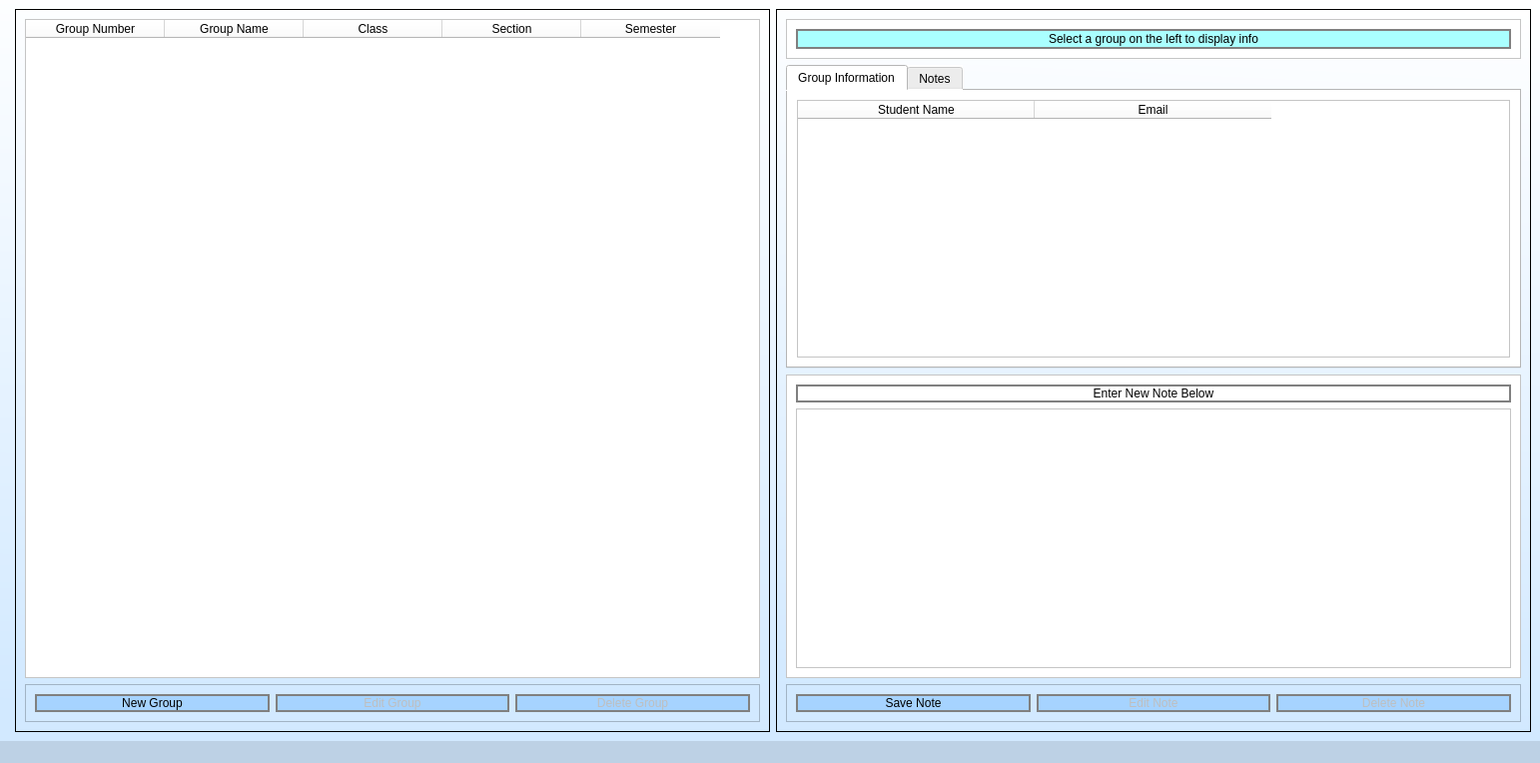
<?xml version="1.0" encoding="UTF-8"?>
<ui version="4.0">
 <class>MainWindow</class>
 <widget class="QMainWindow" name="MainWindow">
  <property name="geometry">
   <rect>
    <x>0</x>
    <y>0</y>
    <width>1542</width>
    <height>764</height>
   </rect>
  </property>
  <property name="windowTitle">
   <string>MainWindow</string>
  </property>
  <property name="styleSheet">
   <string notr="true">background-color: qlineargradient(spread:pad, x1:0.95, y1:1, x2:1, y2:0, stop:0 rgb(210, 233, 255), stop:1 rgba(255, 255, 255, 255));
</string>
  </property>
  <widget class="QWidget" name="centralwidget">
   <layout class="QHBoxLayout" name="horizontalLayout">
    <item>
     <widget class="QFrame" name="main_body">
      <property name="frameShape">
       <enum>QFrame::StyledPanel</enum>
      </property>
      <property name="frameShadow">
       <enum>QFrame::Raised</enum>
      </property>
     </widget>
    </item>
    <item>
     <widget class="QStackedWidget" name="groups_stack">
      <property name="minimumSize">
       <size>
        <width>50</width>
        <height>0</height>
       </size>
      </property>
      <property name="styleSheet">
       <string notr="true"/>
      </property>
      <property name="frameShape">
       <enum>QFrame::StyledPanel</enum>
      </property>
      <property name="frameShadow">
       <enum>QFrame::Raised</enum>
      </property>
      <property name="currentIndex">
       <number>0</number>
      </property>
      <widget class="QWidget" name="group_viewer">
       <layout class="QVBoxLayout" name="verticalLayout_2">
        <item>
         <widget class="QTableWidget" name="group_table">
          <property name="sizePolicy">
           <sizepolicy hsizetype="Expanding" vsizetype="Expanding">
            <horstretch>0</horstretch>
            <verstretch>0</verstretch>
           </sizepolicy>
          </property>
          <property name="minimumSize">
           <size>
            <width>50</width>
            <height>0</height>
           </size>
          </property>
          <property name="maximumSize">
           <size>
            <width>16777215</width>
            <height>16776413</height>
           </size>
          </property>
          <property name="styleSheet">
           <string notr="true">background-color: rgb(255, 255, 255);
font: 75 15pt &quot;Arial&quot;;</string>
          </property>
          <property name="editTriggers">
           <set>QAbstractItemView::NoEditTriggers</set>
          </property>
          <property name="alternatingRowColors">
           <bool>true</bool>
          </property>
          <property name="selectionMode">
           <enum>QAbstractItemView::SingleSelection</enum>
          </property>
          <property name="selectionBehavior">
           <enum>QAbstractItemView::SelectRows</enum>
          </property>
          <property name="showGrid">
           <bool>true</bool>
          </property>
          <property name="gridStyle">
           <enum>Qt::SolidLine</enum>
          </property>
          <property name="sortingEnabled">
           <bool>true</bool>
          </property>
          <property name="cornerButtonEnabled">
           <bool>true</bool>
          </property>
          <attribute name="horizontalHeaderVisible">
           <bool>true</bool>
          </attribute>
          <attribute name="horizontalHeaderCascadingSectionResizes">
           <bool>false</bool>
          </attribute>
          <attribute name="horizontalHeaderDefaultSectionSize">
           <number>139</number>
          </attribute>
          <attribute name="horizontalHeaderMinimumSectionSize">
           <number>50</number>
          </attribute>
          <attribute name="horizontalHeaderShowSortIndicator" stdset="0">
           <bool>true</bool>
          </attribute>
          <attribute name="horizontalHeaderStretchLastSection">
           <bool>false</bool>
          </attribute>
          <attribute name="verticalHeaderVisible">
           <bool>false</bool>
          </attribute>
          <attribute name="verticalHeaderCascadingSectionResizes">
           <bool>false</bool>
          </attribute>
          <attribute name="verticalHeaderShowSortIndicator" stdset="0">
           <bool>true</bool>
          </attribute>
          <column>
           <property name="text">
            <string>Group Number</string>
           </property>
          </column>
          <column>
           <property name="text">
            <string>Group Name</string>
           </property>
          </column>
          <column>
           <property name="text">
            <string>Class</string>
           </property>
          </column>
          <column>
           <property name="text">
            <string>Section</string>
           </property>
          </column>
          <column>
           <property name="text">
            <string>Semester</string>
           </property>
          </column>
         </widget>
        </item>
        <item>
         <widget class="QFrame" name="group_btn_frame">
          <property name="maximumSize">
           <size>
            <width>16777215</width>
            <height>200</height>
           </size>
          </property>
          <property name="styleSheet">
           <string notr="true">background-color: rgb(210, 233, 255);</string>
          </property>
          <property name="frameShape">
           <enum>QFrame::StyledPanel</enum>
          </property>
          <property name="frameShadow">
           <enum>QFrame::Raised</enum>
          </property>
          <layout class="QHBoxLayout" name="horizontalLayout_2">
           <item>
            <widget class="QPushButton" name="new_group_btn">
             <property name="styleSheet">
              <string notr="true">font: 13pt &quot;Arial&quot;;
background-color: rgb(166, 211, 255);
border: 2px solid gray;
border-radius: 10px;
padding: 0 8px;</string>
             </property>
             <property name="text">
              <string>New Group</string>
             </property>
            </widget>
           </item>
           <item>
            <widget class="QPushButton" name="edit_group_btn">
             <property name="enabled">
              <bool>false</bool>
             </property>
             <property name="styleSheet">
              <string notr="true">font: 13pt &quot;Arial&quot;;
background-color: rgb(166, 211, 255);
border: 2px solid gray;
border-radius: 10px;
padding: 0 8px;</string>
             </property>
             <property name="text">
              <string>Edit Group</string>
             </property>
            </widget>
           </item>
           <item>
            <widget class="QPushButton" name="remove_group_btn">
             <property name="enabled">
              <bool>false</bool>
             </property>
             <property name="styleSheet">
              <string notr="true">font: 13pt &quot;Arial&quot;;
background-color: rgb(166, 211, 255);
border: 2px solid gray;
border-radius: 10px;
padding: 0 8px;</string>
             </property>
             <property name="text">
              <string>Delete Group</string>
             </property>
            </widget>
           </item>
          </layout>
         </widget>
        </item>
       </layout>
      </widget>
      <widget class="QWidget" name="group_manager">
       <layout class="QVBoxLayout" name="verticalLayout">
        <item>
         <widget class="QFrame" name="f_group_manager">
          <property name="frameShape">
           <enum>QFrame::StyledPanel</enum>
          </property>
          <property name="frameShadow">
           <enum>QFrame::Raised</enum>
          </property>
          <layout class="QVBoxLayout" name="verticalLayout_5">
           <item>
            <widget class="QLabel" name="title_label">
             <property name="maximumSize">
              <size>
               <width>16777215</width>
               <height>150</height>
              </size>
             </property>
             <property name="font">
              <font>
               <family>Arial</family>
               <pointsize>22</pointsize>
               <weight>9</weight>
               <italic>false</italic>
               <bold>false</bold>
              </font>
             </property>
             <property name="styleSheet">
              <string notr="true">background-color: qlineargradient(spread:pad, x1:0, y1:0, x2:0, y2:0, stop:0 rgba(0, 0, 0, 0), stop:1 rgba(255, 255, 255, 255));
font: 75 22pt &quot;Arial&quot;;</string>
             </property>
             <property name="text">
              <string>Create Group</string>
             </property>
             <property name="alignment">
              <set>Qt::AlignCenter</set>
             </property>
            </widget>
           </item>
           <item>
            <widget class="QFrame" name="f_group_fields">
             <property name="styleSheet">
              <string notr="true">background-color: rgb(241, 248, 255);
</string>
             </property>
             <property name="frameShape">
              <enum>QFrame::StyledPanel</enum>
             </property>
             <property name="frameShadow">
              <enum>QFrame::Raised</enum>
             </property>
             <layout class="QGridLayout" name="gridLayout">
              <item row="4" column="0">
               <widget class="QFrame" name="f_group_name">
                <property name="styleSheet">
                 <string notr="true">background-color: qlineargradient(spread:pad, x1:0, y1:0, x2:0, y2:0, stop:0 rgba(0, 0, 0, 0), stop:1 rgba(255, 255, 255, 255));</string>
                </property>
                <property name="frameShape">
                 <enum>QFrame::StyledPanel</enum>
                </property>
                <property name="frameShadow">
                 <enum>QFrame::Raised</enum>
                </property>
                <layout class="QHBoxLayout" name="horizontalLayout_4">
                 <item>
                  <widget class="QLabel" name="group_name_label">
                   <property name="styleSheet">
                    <string notr="true">background-color: qlineargradient(spread:pad, x1:0, y1:0, x2:0, y2:0, stop:0 rgba(0, 0, 0, 0), stop:1 rgba(255, 255, 255, 255));
font: 75 14pt &quot;Arial&quot;;</string>
                   </property>
                   <property name="text">
                    <string>Group Name</string>
                   </property>
                  </widget>
                 </item>
                 <item>
                  <widget class="QLineEdit" name="group_name">
                   <property name="styleSheet">
                    <string notr="true">background-color: rgb(255, 255, 255);
border-color: rgb(0, 0, 0);</string>
                   </property>
                  </widget>
                 </item>
                </layout>
               </widget>
              </item>
              <item row="6" column="0">
               <widget class="QFrame" name="f_meeting_time">
                <property name="styleSheet">
                 <string notr="true">background-color: qlineargradient(spread:pad, x1:0, y1:0, x2:0, y2:0, stop:0 rgba(0, 0, 0, 0), stop:1 rgba(255, 255, 255, 255));</string>
                </property>
                <property name="frameShape">
                 <enum>QFrame::StyledPanel</enum>
                </property>
                <property name="frameShadow">
                 <enum>QFrame::Raised</enum>
                </property>
                <layout class="QHBoxLayout" name="horizontalLayout_8">
                 <item>
                  <widget class="QLabel" name="metting_time_label">
                   <property name="maximumSize">
                    <size>
                     <width>120</width>
                     <height>16777215</height>
                    </size>
                   </property>
                   <property name="styleSheet">
                    <string notr="true">background-color: qlineargradient(spread:pad, x1:0, y1:0, x2:0, y2:0, stop:0 rgba(0, 0, 0, 0), stop:1 rgba(255, 255, 255, 255));
font: 75 14pt &quot;Arial&quot;;</string>
                   </property>
                   <property name="text">
                    <string>Meeting Time</string>
                   </property>
                  </widget>
                 </item>
                 <item>
                  <widget class="QTimeEdit" name="meeting_time">
                   <property name="styleSheet">
                    <string notr="true">background-color: rgb(255, 255, 255);
font: 75 10pt &quot;Arial&quot;;</string>
                   </property>
                  </widget>
                 </item>
                </layout>
               </widget>
              </item>
              <item row="4" column="1">
               <widget class="QFrame" name="f_group_number">
                <property name="styleSheet">
                 <string notr="true">background-color: qlineargradient(spread:pad, x1:0, y1:0, x2:0, y2:0, stop:0 rgba(0, 0, 0, 0), stop:1 rgba(255, 255, 255, 255));</string>
                </property>
                <property name="frameShape">
                 <enum>QFrame::StyledPanel</enum>
                </property>
                <property name="frameShadow">
                 <enum>QFrame::Raised</enum>
                </property>
                <layout class="QHBoxLayout" name="horizontalLayout_5">
                 <item>
                  <widget class="QLabel" name="group_number_label">
                   <property name="styleSheet">
                    <string notr="true">background-color: qlineargradient(spread:pad, x1:0, y1:0, x2:0, y2:0, stop:0 rgba(0, 0, 0, 0), stop:1 rgba(255, 255, 255, 255));
font: 75 14pt &quot;Arial&quot;;</string>
                   </property>
                   <property name="text">
                    <string>Group Number</string>
                   </property>
                  </widget>
                 </item>
                 <item>
                  <widget class="QLineEdit" name="group_number">
                   <property name="styleSheet">
                    <string notr="true">background-color: rgb(255, 255, 255);</string>
                   </property>
                   <property name="inputMethodHints">
                    <set>Qt::ImhPreferNumbers</set>
                   </property>
                  </widget>
                 </item>
                </layout>
               </widget>
              </item>
              <item row="6" column="1">
               <widget class="QFrame" name="f_class_section">
                <property name="styleSheet">
                 <string notr="true">background-color: qlineargradient(spread:pad, x1:0, y1:0, x2:0, y2:0, stop:0 rgba(0, 0, 0, 0), stop:1 rgba(255, 255, 255, 255));</string>
                </property>
                <property name="frameShape">
                 <enum>QFrame::StyledPanel</enum>
                </property>
                <property name="frameShadow">
                 <enum>QFrame::Raised</enum>
                </property>
                <layout class="QHBoxLayout" name="horizontalLayout_9">
                 <item>
                  <widget class="QLabel" name="section_number_label">
                   <property name="styleSheet">
                    <string notr="true">background-color: qlineargradient(spread:pad, x1:0, y1:0, x2:0, y2:0, stop:0 rgba(0, 0, 0, 0), stop:1 rgba(255, 255, 255, 255));
font: 75 14pt &quot;Arial&quot;;</string>
                   </property>
                   <property name="text">
                    <string>Section (ex. 001)</string>
                   </property>
                  </widget>
                 </item>
                 <item>
                  <widget class="QLineEdit" name="class_section">
                   <property name="styleSheet">
                    <string notr="true">background-color: rgb(255, 255, 255);</string>
                   </property>
                  </widget>
                 </item>
                </layout>
               </widget>
              </item>
              <item row="5" column="0">
               <widget class="QFrame" name="f_meeting_day">
                <property name="styleSheet">
                 <string notr="true">background-color: qlineargradient(spread:pad, x1:0, y1:0, x2:0, y2:0, stop:0 rgba(0, 0, 0, 0), stop:1 rgba(255, 255, 255, 255));</string>
                </property>
                <property name="frameShape">
                 <enum>QFrame::StyledPanel</enum>
                </property>
                <property name="frameShadow">
                 <enum>QFrame::Raised</enum>
                </property>
                <layout class="QHBoxLayout" name="horizontalLayout_6">
                 <item>
                  <widget class="QLabel" name="meeting_day_label">
                   <property name="maximumSize">
                    <size>
                     <width>120</width>
                     <height>16777215</height>
                    </size>
                   </property>
                   <property name="styleSheet">
                    <string notr="true">background-color: qlineargradient(spread:pad, x1:0, y1:0, x2:0, y2:0, stop:0 rgba(0, 0, 0, 0), stop:1 rgba(255, 255, 255, 255));
font: 75 14pt &quot;Arial&quot;;</string>
                   </property>
                   <property name="text">
                    <string>Meeting Day</string>
                   </property>
                  </widget>
                 </item>
                 <item>
                  <widget class="QComboBox" name="meeting_day">
                   <property name="styleSheet">
                    <string notr="true">background-color: rgb(255, 255, 255);
font: 75 10pt &quot;Arial&quot;;</string>
                   </property>
                   <item>
                    <property name="text">
                     <string>Sunday</string>
                    </property>
                   </item>
                   <item>
                    <property name="text">
                     <string>Monday</string>
                    </property>
                   </item>
                   <item>
                    <property name="text">
                     <string>Tuesday</string>
                    </property>
                   </item>
                   <item>
                    <property name="text">
                     <string>Wednesday</string>
                    </property>
                   </item>
                   <item>
                    <property name="text">
                     <string>Thursday</string>
                    </property>
                   </item>
                   <item>
                    <property name="text">
                     <string>Friday</string>
                    </property>
                   </item>
                   <item>
                    <property name="text">
                     <string>Saturday</string>
                    </property>
                   </item>
                  </widget>
                 </item>
                </layout>
               </widget>
              </item>
              <item row="5" column="1">
               <widget class="QFrame" name="f_class_number">
                <property name="styleSheet">
                 <string notr="true">background-color: qlineargradient(spread:pad, x1:0, y1:0, x2:0, y2:0, stop:0 rgba(0, 0, 0, 0), stop:1 rgba(255, 255, 255, 255));</string>
                </property>
                <property name="frameShape">
                 <enum>QFrame::StyledPanel</enum>
                </property>
                <property name="frameShadow">
                 <enum>QFrame::Raised</enum>
                </property>
                <layout class="QHBoxLayout" name="horizontalLayout_7">
                 <item>
                  <widget class="QLabel" name="class_number_label">
                   <property name="styleSheet">
                    <string notr="true">background-color: qlineargradient(spread:pad, x1:0, y1:0, x2:0, y2:0, stop:0 rgba(0, 0, 0, 0), stop:1 rgba(255, 255, 255, 255));
font: 75 14pt &quot;Arial&quot;;</string>
                   </property>
                   <property name="text">
                    <string>Class # (ex. CS499)</string>
                   </property>
                  </widget>
                 </item>
                 <item>
                  <widget class="QLineEdit" name="class_number">
                   <property name="styleSheet">
                    <string notr="true">background-color: rgb(255, 255, 255);</string>
                   </property>
                  </widget>
                 </item>
                </layout>
               </widget>
              </item>
              <item row="7" column="0">
               <widget class="QFrame" name="f_semester">
                <property name="styleSheet">
                 <string notr="true">background-color: qlineargradient(spread:pad, x1:0, y1:0, x2:0, y2:0, stop:0 rgba(0, 0, 0, 0), stop:1 rgba(255, 255, 255, 255));</string>
                </property>
                <property name="frameShape">
                 <enum>QFrame::StyledPanel</enum>
                </property>
                <property name="frameShadow">
                 <enum>QFrame::Raised</enum>
                </property>
                <layout class="QHBoxLayout" name="horizontalLayout_10">
                 <item>
                  <widget class="QLabel" name="semester_label">
                   <property name="styleSheet">
                    <string notr="true">background-color: qlineargradient(spread:pad, x1:0, y1:0, x2:0, y2:0, stop:0 rgba(0, 0, 0, 0), stop:1 rgba(255, 255, 255, 255));
font: 75 14pt &quot;Arial&quot;;</string>
                   </property>
                   <property name="text">
                    <string>Semester (ex. F22)</string>
                   </property>
                  </widget>
                 </item>
                 <item>
                  <widget class="QLineEdit" name="class_semester">
                   <property name="styleSheet">
                    <string notr="true">background-color: rgb(255, 255, 255);</string>
                   </property>
                  </widget>
                 </item>
                </layout>
               </widget>
              </item>
             </layout>
            </widget>
           </item>
           <item>
            <widget class="QFrame" name="f_student_fields">
             <property name="maximumSize">
              <size>
               <width>16777215</width>
               <height>500</height>
              </size>
             </property>
             <property name="styleSheet">
              <string notr="true">background-color: qlineargradient(spread:pad, x1:0, y1:0, x2:0, y2:0, stop:0 rgba(0, 0, 0, 0), stop:1 rgba(255, 255, 255, 255));</string>
             </property>
             <property name="frameShape">
              <enum>QFrame::StyledPanel</enum>
             </property>
             <property name="frameShadow">
              <enum>QFrame::Raised</enum>
             </property>
             <layout class="QVBoxLayout" name="verticalLayout_4">
              <item>
               <widget class="QLabel" name="group_members_label">
                <property name="styleSheet">
                 <string notr="true">QLabel{
border: 2px solid gray;
font: 75 16pt &quot;Arial&quot;;
padding: 0 8px;
background: white;


}</string>
                </property>
                <property name="text">
                 <string>Group Members</string>
                </property>
                <property name="alignment">
                 <set>Qt::AlignCenter</set>
                </property>
               </widget>
              </item>
              <item>
               <widget class="QTableWidget" name="members_table">
                <property name="styleSheet">
                 <string notr="true">background-color: rgb(255, 255, 255);
font: 75 18pt &quot;Arial&quot;;</string>
                </property>
                <attribute name="horizontalHeaderDefaultSectionSize">
                 <number>224</number>
                </attribute>
                <column>
                 <property name="text">
                  <string>Name</string>
                 </property>
                </column>
                <column>
                 <property name="text">
                  <string>Email</string>
                 </property>
                </column>
                <column>
                 <property name="text">
                  <string>ID</string>
                 </property>
                </column>
               </widget>
              </item>
              <item>
               <widget class="QFrame" name="f_student_buttons">
                <property name="frameShape">
                 <enum>QFrame::StyledPanel</enum>
                </property>
                <property name="frameShadow">
                 <enum>QFrame::Raised</enum>
                </property>
                <layout class="QHBoxLayout" name="horizontalLayout_11">
                 <item>
                  <widget class="QPushButton" name="add_members_btn">
                   <property name="styleSheet">
                    <string notr="true">font: 13pt &quot;Arial&quot;;
background-color: rgb(166, 211, 255);
border: 2px solid gray;
border-radius: 10px;
padding: 0 8px;</string>
                   </property>
                   <property name="text">
                    <string>Add Member</string>
                   </property>
                  </widget>
                 </item>
                 <item>
                  <widget class="QPushButton" name="delete_members_btn">
                   <property name="styleSheet">
                    <string notr="true">font: 13pt &quot;Arial&quot;;
background-color: rgb(166, 211, 255);
border: 2px solid gray;
border-radius: 10px;
padding: 0 8px;</string>
                   </property>
                   <property name="text">
                    <string>Delete Member</string>
                   </property>
                  </widget>
                 </item>
                </layout>
               </widget>
              </item>
             </layout>
            </widget>
           </item>
           <item>
            <widget class="QFrame" name="f_footer">
             <property name="maximumSize">
              <size>
               <width>16777215</width>
               <height>100</height>
              </size>
             </property>
             <property name="styleSheet">
              <string notr="true">background-color: rgb(210, 233, 255);</string>
             </property>
             <property name="frameShape">
              <enum>QFrame::StyledPanel</enum>
             </property>
             <property name="frameShadow">
              <enum>QFrame::Raised</enum>
             </property>
             <layout class="QHBoxLayout" name="horizontalLayout_12">
              <item>
               <widget class="QPushButton" name="cancel_btn">
                <property name="minimumSize">
                 <size>
                  <width>0</width>
                  <height>70</height>
                 </size>
                </property>
                <property name="styleSheet">
                 <string notr="true">font: 13pt &quot;Arial&quot;;
background-color: rgb(166, 211, 255);
border: 2px solid gray;
border-radius: 10px;
padding: 0 8px;</string>
                </property>
                <property name="text">
                 <string>Cancel</string>
                </property>
               </widget>
              </item>
              <item>
               <widget class="QPushButton" name="submit_group_btn">
                <property name="minimumSize">
                 <size>
                  <width>0</width>
                  <height>70</height>
                 </size>
                </property>
                <property name="styleSheet">
                 <string notr="true">font: 13pt &quot;Arial&quot;;
background-color: rgb(166, 211, 255);
border: 2px solid gray;
border-radius: 10px;
padding: 0 8px;</string>
                </property>
                <property name="text">
                 <string>Create Group</string>
                </property>
               </widget>
              </item>
             </layout>
            </widget>
           </item>
          </layout>
         </widget>
        </item>
       </layout>
      </widget>
     </widget>
    </item>
    <item>
     <widget class="QFrame" name="Group_Info">
      <property name="minimumSize">
       <size>
        <width>50</width>
        <height>0</height>
       </size>
      </property>
      <property name="styleSheet">
       <string notr="true"/>
      </property>
      <property name="frameShape">
       <enum>QFrame::StyledPanel</enum>
      </property>
      <property name="frameShadow">
       <enum>QFrame::Raised</enum>
      </property>
      <layout class="QGridLayout" name="gridLayout_2">
       <item row="1" column="0">
        <widget class="QTabWidget" name="tabWidget">
         <property name="minimumSize">
          <size>
           <width>0</width>
           <height>0</height>
          </size>
         </property>
         <property name="maximumSize">
          <size>
           <width>16777215</width>
           <height>800</height>
          </size>
         </property>
         <property name="styleSheet">
          <string notr="true">background-color: rgb(255, 255, 255);
font: 75 10pt &quot;Arial&quot;;</string>
         </property>
         <property name="currentIndex">
          <number>0</number>
         </property>
         <property name="iconSize">
          <size>
           <width>20</width>
           <height>20</height>
          </size>
         </property>
         <widget class="QWidget" name="group_info">
          <attribute name="title">
           <string>Group Information</string>
          </attribute>
          <layout class="QHBoxLayout" name="horizontalLayout_13">
           <item>
            <widget class="QTableWidget" name="group_info_table">
             <property name="maximumSize">
              <size>
               <width>16777215</width>
               <height>800</height>
              </size>
             </property>
             <property name="styleSheet">
              <string notr="true">font: 75 18pt &quot;Arial&quot;;</string>
             </property>
             <property name="editTriggers">
              <set>QAbstractItemView::NoEditTriggers</set>
             </property>
             <property name="selectionMode">
              <enum>QAbstractItemView::SingleSelection</enum>
             </property>
             <property name="selectionBehavior">
              <enum>QAbstractItemView::SelectRows</enum>
             </property>
             <property name="sortingEnabled">
              <bool>false</bool>
             </property>
             <property name="columnCount">
              <number>2</number>
             </property>
             <attribute name="horizontalHeaderVisible">
              <bool>true</bool>
             </attribute>
             <attribute name="horizontalHeaderDefaultSectionSize">
              <number>237</number>
             </attribute>
             <attribute name="verticalHeaderVisible">
              <bool>false</bool>
             </attribute>
             <attribute name="verticalHeaderCascadingSectionResizes">
              <bool>true</bool>
             </attribute>
             <attribute name="verticalHeaderDefaultSectionSize">
              <number>35</number>
             </attribute>
             <attribute name="verticalHeaderMinimumSectionSize">
              <number>0</number>
             </attribute>
             <column>
              <property name="text">
               <string>Student Name</string>
              </property>
             </column>
             <column>
              <property name="text">
               <string>Email</string>
              </property>
             </column>
            </widget>
           </item>
          </layout>
         </widget>
         <widget class="QWidget" name="notes">
          <attribute name="title">
           <string>Notes</string>
          </attribute>
          <layout class="QGridLayout" name="gridLayout_3">
           <item row="0" column="0">
            <widget class="QTableWidget" name="notesTable">
             <property name="maximumSize">
              <size>
               <width>16777215</width>
               <height>800</height>
              </size>
             </property>
             <property name="styleSheet">
              <string notr="true">font: 75 18pt &quot;Arial&quot;;</string>
             </property>
             <property name="editTriggers">
              <set>QAbstractItemView::NoEditTriggers</set>
             </property>
             <property name="selectionMode">
              <enum>QAbstractItemView::SingleSelection</enum>
             </property>
             <property name="selectionBehavior">
              <enum>QAbstractItemView::SelectRows</enum>
             </property>
             <property name="verticalScrollMode">
              <enum>QAbstractItemView::ScrollPerPixel</enum>
             </property>
             <property name="sortingEnabled">
              <bool>false</bool>
             </property>
             <property name="columnCount">
              <number>2</number>
             </property>
             <attribute name="horizontalHeaderVisible">
              <bool>false</bool>
             </attribute>
             <attribute name="horizontalHeaderCascadingSectionResizes">
              <bool>true</bool>
             </attribute>
             <attribute name="horizontalHeaderDefaultSectionSize">
              <number>0</number>
             </attribute>
             <attribute name="horizontalHeaderMinimumSectionSize">
              <number>0</number>
             </attribute>
             <attribute name="horizontalHeaderShowSortIndicator" stdset="0">
              <bool>false</bool>
             </attribute>
             <attribute name="verticalHeaderVisible">
              <bool>false</bool>
             </attribute>
             <attribute name="verticalHeaderCascadingSectionResizes">
              <bool>true</bool>
             </attribute>
             <attribute name="verticalHeaderDefaultSectionSize">
              <number>0</number>
             </attribute>
             <attribute name="verticalHeaderMinimumSectionSize">
              <number>0</number>
             </attribute>
             <column>
              <property name="text">
               <string>Date</string>
              </property>
             </column>
             <column>
              <property name="text">
               <string>Note</string>
              </property>
             </column>
            </widget>
           </item>
          </layout>
         </widget>
        </widget>
       </item>
       <item row="3" column="0">
        <widget class="QFrame" name="frame_2">
         <property name="minimumSize">
          <size>
           <width>0</width>
           <height>0</height>
          </size>
         </property>
         <property name="maximumSize">
          <size>
           <width>16777215</width>
           <height>200</height>
          </size>
         </property>
         <property name="styleSheet">
          <string notr="true">background-color: rgb(210, 233, 255);</string>
         </property>
         <property name="frameShape">
          <enum>QFrame::StyledPanel</enum>
         </property>
         <property name="frameShadow">
          <enum>QFrame::Raised</enum>
         </property>
         <layout class="QHBoxLayout" name="horizontalLayout_3">
          <item>
           <widget class="QPushButton" name="create_note_button">
            <property name="styleSheet">
             <string notr="true">font: 13pt &quot;Arial&quot;;
background-color: rgb(166, 211, 255);
border: 2px solid gray;
border-radius: 10px;
padding: 0 8px;</string>
            </property>
            <property name="text">
             <string>Save Note</string>
            </property>
           </widget>
          </item>
          <item>
           <widget class="QPushButton" name="edit_note_button">
            <property name="enabled">
             <bool>false</bool>
            </property>
            <property name="styleSheet">
             <string notr="true">font: 13pt &quot;Arial&quot;;
background-color: rgb(166, 211, 255);
border: 2px solid gray;
border-radius: 10px;
padding: 0 8px;</string>
            </property>
            <property name="text">
             <string>Edit Note</string>
            </property>
           </widget>
          </item>
          <item>
           <widget class="QPushButton" name="remove_note_button">
            <property name="enabled">
             <bool>false</bool>
            </property>
            <property name="styleSheet">
             <string notr="true">font: 13pt &quot;Arial&quot;;
background-color: rgb(166, 211, 255);
border: 2px solid gray;
border-radius: 10px;
padding: 0 8px;</string>
            </property>
            <property name="text">
             <string>Delete Note</string>
            </property>
           </widget>
          </item>
         </layout>
        </widget>
       </item>
       <item row="0" column="0">
        <widget class="QFrame" name="group_info_header">
         <property name="minimumSize">
          <size>
           <width>0</width>
           <height>40</height>
          </size>
         </property>
         <property name="styleSheet">
          <string notr="true">background-color: white;
font: 75 14pt &quot;Arial&quot;;</string>
         </property>
         <property name="frameShape">
          <enum>QFrame::StyledPanel</enum>
         </property>
         <property name="frameShadow">
          <enum>QFrame::Raised</enum>
         </property>
         <layout class="QVBoxLayout" name="verticalLayout_8">
          <item>
           <widget class="QLabel" name="last_selected_group_label">
            <property name="layoutDirection">
             <enum>Qt::LeftToRight</enum>
            </property>
            <property name="styleSheet">
             <string notr="true">QLabel{
border: 2px solid gray;
font: 75 20pt &quot;Arial&quot;;
padding: 0 8px;
background-color: rgb(170, 255, 255);
}
</string>
            </property>
            <property name="frameShape">
             <enum>QFrame::StyledPanel</enum>
            </property>
            <property name="text">
             <string>Select a group on the left to display info</string>
            </property>
            <property name="textFormat">
             <enum>Qt::RichText</enum>
            </property>
            <property name="scaledContents">
             <bool>true</bool>
            </property>
            <property name="alignment">
             <set>Qt::AlignCenter</set>
            </property>
           </widget>
          </item>
         </layout>
        </widget>
       </item>
       <item row="2" column="0">
        <widget class="QFrame" name="frame">
         <property name="minimumSize">
          <size>
           <width>0</width>
           <height>40</height>
          </size>
         </property>
         <property name="maximumSize">
          <size>
           <width>16777215</width>
           <height>450</height>
          </size>
         </property>
         <property name="styleSheet">
          <string notr="true">background-color: rgb(255, 255, 255);</string>
         </property>
         <property name="frameShape">
          <enum>QFrame::StyledPanel</enum>
         </property>
         <property name="frameShadow">
          <enum>QFrame::Raised</enum>
         </property>
         <layout class="QVBoxLayout" name="verticalLayout_3">
          <item>
           <widget class="QLabel" name="note_prompt">
            <property name="layoutDirection">
             <enum>Qt::LeftToRight</enum>
            </property>
            <property name="styleSheet">
             <string notr="true">QLabel{
border: 2px solid gray;
font: 75 16pt &quot;Arial&quot;;
padding: 0 8px;
background: white;
background-color: rgb(255, 255, 255);


}</string>
            </property>
            <property name="frameShape">
             <enum>QFrame::NoFrame</enum>
            </property>
            <property name="frameShadow">
             <enum>QFrame::Sunken</enum>
            </property>
            <property name="lineWidth">
             <number>1</number>
            </property>
            <property name="text">
             <string>Enter New Note Below</string>
            </property>
            <property name="alignment">
             <set>Qt::AlignCenter</set>
            </property>
           </widget>
          </item>
          <item>
           <widget class="QTextEdit" name="note_txt">
            <property name="maximumSize">
             <size>
              <width>16777215</width>
              <height>16777215</height>
             </size>
            </property>
            <property name="styleSheet">
             <string notr="true">font: 75 14pt &quot;Arial&quot;;
background-color: rgb(255, 255, 255);</string>
            </property>
           </widget>
          </item>
         </layout>
        </widget>
       </item>
      </layout>
     </widget>
    </item>
   </layout>
  </widget>
  <widget class="QStatusBar" name="statusbar">
   <property name="styleSheet">
    <string notr="true">background-color: rgb(189, 209, 229);</string>
   </property>
  </widget>
 </widget>
 <tabstops>
  <tabstop>group_name</tabstop>
  <tabstop>group_number</tabstop>
  <tabstop>meeting_day</tabstop>
  <tabstop>class_number</tabstop>
  <tabstop>meeting_time</tabstop>
  <tabstop>class_section</tabstop>
  <tabstop>class_semester</tabstop>
  <tabstop>add_members_btn</tabstop>
  <tabstop>delete_members_btn</tabstop>
  <tabstop>cancel_btn</tabstop>
  <tabstop>submit_group_btn</tabstop>
  <tabstop>group_table</tabstop>
  <tabstop>members_table</tabstop>
  <tabstop>new_group_btn</tabstop>
  <tabstop>edit_group_btn</tabstop>
 </tabstops>
 <resources/>
 <connections/>
</ui>
